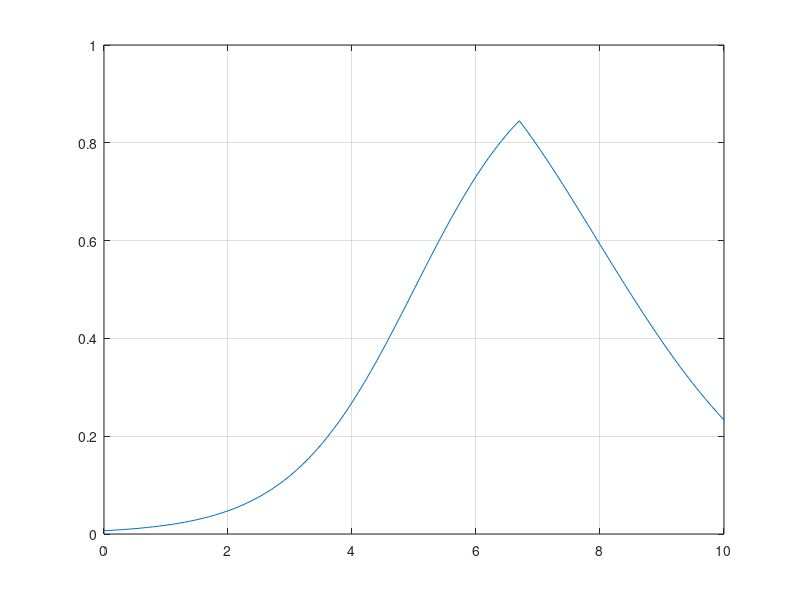

MATLAB code to generate this figure:
%Intersection of 2 sets
x=0:0.1:10;
c=mean(x);
s=std(x);
y=exp(-1*(x-c).^2/(2*s*s));
a=1;
c=5;
z=1./(1+exp(-(a*(x-c))));
 
u=min(y,z);
plot(x,u)
grid on